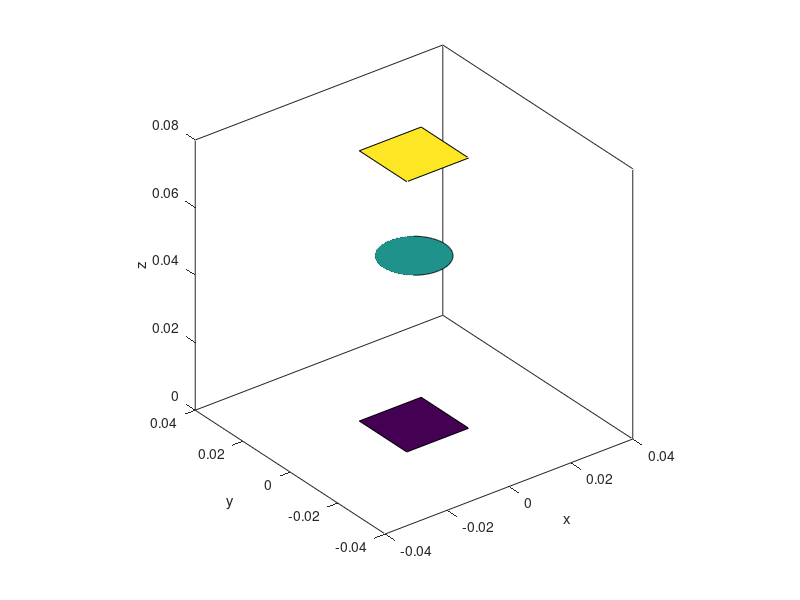

This figure's MATLAB source: (Note: this script raises an error after producing the figure.)
close all
clear
clc
%% Set parameters
focus_length = 2e-2;
wave_length = 1e-14;
lens2source = 5e-2;
target2lens = 3e-2; 
lens_radius = 1e-2;

source_distribution = {zeros(512,512),2e-2/512};
target_position = [0,0];
%% Plot the lens
THETA = 0:0.01:2*pi;
X = lens_radius*cos(THETA);
Y = lens_radius*sin(THETA);
Z = 0*X + lens2source;
C = X*0 + 0.5;
fill3(X,Y,Z,C)
axis equal
xlabel('x')
ylabel('y')
zlabel('z')
% Plot the source plane
hold on
sp_sz = size(source_distribution{1});
res = source_distribution{2};
X = [sp_sz(2)/2*res, sp_sz(2)/2*res, -sp_sz(2)/2*res, -sp_sz(2)/2*res, sp_sz(2)/2*res];
Y = [sp_sz(1)/2*res, -sp_sz(1)/2*res, -sp_sz(1)/2*res, sp_sz(1)/2*res, sp_sz(1)/2*res];
Z = 0*X;
C = X*0 + 0.3;
fill3(X,Y,Z,C)
% Plot the target plane
hold on
sp_sz = size(source_distribution{1});
res = source_distribution{2};
X = [sp_sz(2)/2*res, sp_sz(2)/2*res, -sp_sz(2)/2*res, -sp_sz(2)/2*res, sp_sz(2)/2*res];
Y = [sp_sz(1)/2*res, -sp_sz(1)/2*res, -sp_sz(1)/2*res, sp_sz(1)/2*res, sp_sz(1)/2*res];
Z = 0*X + lens2source + target2lens;
C = X*0 + 0.7;
fill3(X,Y,Z,C)
%% Calculations
target_distribution = f_wave_propergation( source_distribution, ...
    focus_length, wave_length, lens2source, target2lens, lens_radius, target_position);